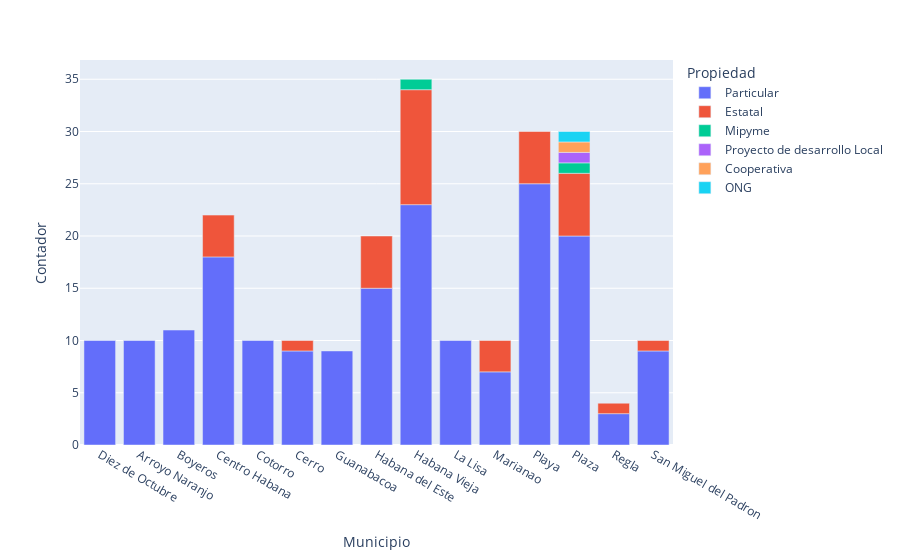

Notebook code for this chart:
### Code cell
fig = px.bar(df, x = "Municipio", y = "Contador" , color = "Propiedad")
fig.show()

### Figure 1 — Plotly figure (JSON) as saved in the notebook; plotly's stock layout.template omitted (floating-point values rounded to 4 significant figures)
{"data": [{"alignmentgroup": "True", "hovertemplate": "Propiedad=Particular<br>Municipio=%{x}<br>Contador=%{y}<extra></extra>", "legendgroup": "Particular", "marker": {"color": "#636efa", "pattern": {"shape": ""}}, "name": "Particular", "offsetgroup": "Particular", "orientation": "v", "showlegend": true, "textposition": "auto", "type": "bar", "x": ["Diez de Octubre", "Arroyo Naranjo", "Boyeros", "Centro Habana", "Cotorro", "Cerro", "Guanabacoa", "Habana del Este", "Habana Vieja", "La Lisa", "Marianao", "Playa", "Plaza", "Regla", "San Miguel del Padron"], "xaxis": "x", "y": [10, 10, 11, 18, 10, 9, 9, 15, 23, 10, 7, 25, 20, 3, 9], "yaxis": "y"}, {"alignmentgroup": "True", "hovertemplate": "Propiedad=Estatal<br>Municipio=%{x}<br>Contador=%{y}<extra></extra>", "legendgroup": "Estatal", "marker": {"color": "#EF553B", "pattern": {"shape": ""}}, "name": "Estatal", "offsetgroup": "Estatal", "orientation": "v", "showlegend": true, "textposition": "auto", "type": "bar", "x": ["Centro Habana", "Cerro", "Habana del Este", "Habana Vieja", "Marianao", "Playa", "Plaza", "Regla", "San Miguel del Padron"], "xaxis": "x", "y": [4, 1, 5, 11, 3, 5, 6, 1, 1], "yaxis": "y"}, {"alignmentgroup": "True", "hovertemplate": "Propiedad=Mipyme<br>Municipio=%{x}<br>Contador=%{y}<extra></extra>", "legendgroup": "Mipyme", "marker": {"color": "#00cc96", "pattern": {"shape": ""}}, "name": "Mipyme", "offsetgroup": "Mipyme", "orientation": "v", "showlegend": true, "textposition": "auto", "type": "bar", "x": ["Habana Vieja", "Plaza"], "xaxis": "x", "y": [1, 1], "yaxis": "y"}, {"alignmentgroup": "True", "hovertemplate": "Propiedad=Proyecto de desarrollo Local<br>Municipio=%{x}<br>Contador=%{y}<extra></extra>", "legendgroup": "Proyecto de desarrollo Local", "marker": {"color": "#ab63fa", "pattern": {"shape": ""}}, "name": "Proyecto de desarrollo Local", "offsetgroup": "Proyecto de desarrollo Local", "orientation": "v", "showlegend": true, "textposition": "auto", "type": "bar", "x": ["Plaza"], "xaxis": "x", "y": [1], "yaxis": "y"}, {"alignmentgroup": "True", "hovertemplate": "Propiedad=Cooperativa<br>Municipio=%{x}<br>Contador=%{y}<extra></extra>", "legendgroup": "Cooperativa", "marker": {"color": "#FFA15A", "pattern": {"shape": ""}}, "name": "Cooperativa", "offsetgroup": "Cooperativa", "orientation": "v", "showlegend": true, "textposition": "auto", "type": "bar", "x": ["Plaza"], "xaxis": "x", "y": [1], "yaxis": "y"}, {"alignmentgroup": "True", "hovertemplate": "Propiedad=ONG<br>Municipio=%{x}<br>Contador=%{y}<extra></extra>", "legendgroup": "ONG", "marker": {"color": "#19d3f3", "pattern": {"shape": ""}}, "name": "ONG", "offsetgroup": "ONG", "orientation": "v", "showlegend": true, "textposition": "auto", "type": "bar", "x": ["Plaza"], "xaxis": "x", "y": [1], "yaxis": "y"}], "layout": {"barmode": "relative", "legend": {"title": {"text": "Propiedad"}, "tracegroupgap": 0}, "margin": {"t": 60}, "xaxis": {"anchor": "y", "domain": [0, 1], "title": {"text": "Municipio"}}, "yaxis": {"anchor": "x", "domain": [0, 1], "title": {"text": "Contador"}}}}
